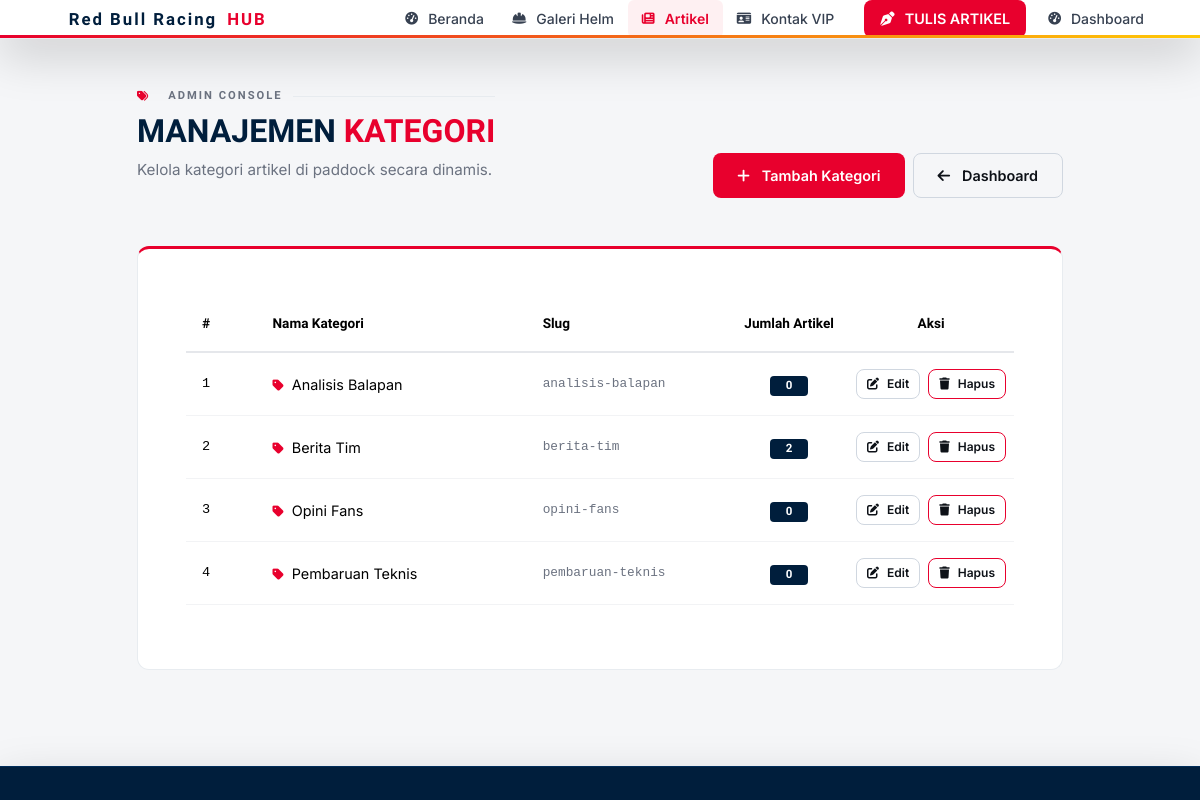
The page /artikel/kategori/ (signed in) on the database its author committed.
### artikel/models.py (models this page shows, shortened)
class Kategori(models.Model):
    nama = models.CharField(max_length=100, unique=True)
    slug = models.SlugField(max_length=100, unique=True)
    class Meta:
        verbose_name = "Kategori"
        verbose_name_plural = "Daftar Kategori"

### artikel/views.py (the view)
# urls.py: path('kategori/', views.admin_kategori_list, name='admin_kategori_list'),
@login_required(login_url='accounts:login')
@user_passes_test(is_admin, login_url='/')
def admin_kategori_list(request):
    kategoris = Kategori.objects.all().order_by('nama')
    return render(request, 'kategori_list.html', {'kategoris': kategoris})

### accounts/templatetags/auth_extras.py (called while the page is built)
def is_admin(user):
    if not user or not user.is_authenticated:
        return False
    return user.is_superuser or user.groups.filter(name='Admin').exists()

### artikel/templates/kategori_list.html (shortened to what this page needs)
{% extends 'base.html' %}
{% block content %}
<div class="row justify-content-center">
    <div class="col-lg-10">
        <div class="d-flex align-items-end justify-content-between flex-wrap gap-3 mb-5">
            <div>
                <p class="section-heading mb-2">
                    <i class="fa-solid fa-tags text-rb-red me-2"></i>Admin Console
                </p>
                <h2 class="title-f1 mb-2" style="font-size: 2rem;">Manajemen <span class="text-rb-red">Kategori</span></h2>
                <p style="color: var(--text-muted); font-size: 0.95rem;">Kelola kategori artikel di paddock secara dinamis.</p>
            </div>
            <div class="d-flex gap-2">
                <a href="{% url 'artikel:admin_kategori_create' %}" class="btn-f1">
                    <i class="fa-solid fa-plus me-1"></i> Tambah Kategori
                </a>
                <a href="{% url 'accounts:dashboard' %}" class="btn-f1-outline">
                    <i class="fa-solid fa-arrow-left me-1"></i> Dashboard
                </a>
            </div>
        </div>
        <div class="card-f1" style="border-top: 3px solid var(--rb-red);">
            <div class="p-4 p-md-5">
                <div class="table-responsive">
                    <table class="table table-hover align-middle" style="color: var(--text-primary);">
                        <thead style="background: rgba(0, 26, 60, 0.05); font-family: var(--font-brand);">
                            <tr>
                                <th scope="col" class="py-3 px-3" style="font-size: 0.85rem; font-weight: 700; border-bottom: 2px solid rgba(0,26,60,0.1); width: 10%;">#</th>
                                <th scope="col" class="py-3" style="font-size: 0.85rem; font-weight: 700; border-bottom: 2px solid rgba(0,26,60,0.1); width: 35%;">Nama Kategori</th>
                                <th scope="col" class="py-3" style="font-size: 0.85rem; font-weight: 700; border-bottom: 2px solid rgba(0,26,60,0.1); width: 25%;">Slug</th>
                                <th scope="col" class="py-3 text-center" style="font-size: 0.85rem; font-weight: 700; border-bottom: 2px solid rgba(0,26,60,0.1); width: 15%;">Jumlah Artikel</th>
                                <th scope="col" class="py-3 text-center" style="font-size: 0.85rem; font-weight: 700; border-bottom: 2px solid rgba(0,26,60,0.1); width: 15%;">Aksi</th>
                            </tr>
                        </thead>
                        <tbody>
                            {% for kat in kategoris %}
                            <tr style="border-bottom: 1px solid rgba(0,26,60,0.05); transition: background-color 0.2s;">
                                <td class="py-3 px-3 font-monospace" style="font-size: 0.85rem;">{{ forloop.counter }}</td>
                                <td class="py-3 font-semibold" style="font-size: 0.9rem;">
                                    <i class="fa-solid fa-tag text-rb-red me-2" style="font-size: 0.8rem;"></i>{{ kat.nama }}
                                </td>
                                <td class="py-3 font-monospace" style="font-size: 0.8rem; color: var(--text-muted);">{{ kat.slug }}</td>
                                <td class="py-3 text-center">
                                    <span class="badge bg-navy py-1.5 px-3" style="font-size: 0.72rem; border-radius: 4px; font-family: var(--font-brand); background-color: var(--rb-navy); color: #fff;">
                                        {{ kat.artikels.count }}
                                    </span>
                                </td>
                                <td class="py-3 text-center">
                                    <div class="d-flex justify-content-center gap-2">
                                        <a href="{% url 'artikel:admin_kategori_edit' kat.slug %}" class="btn btn-sm btn-f1-outline" style="padding: 5px 10px; font-size: 0.75rem;" title="Edit Kategori">
                                            <i class="fa-solid fa-pen-to-square"></i> Edit
                                        </a>
                                        <a href="{% url 'artikel:admin_kategori_delete' kat.slug %}" class="btn btn-sm btn-f1-outline" style="padding: 5px 10px; font-size: 0.75rem; border-color: var(--rb-red); color: var(--rb-red);" title="Hapus Kategori">
                                            <i class="fa-solid fa-trash"></i> Hapus
                                        </a>
                                    </div>
                                </td>
                            </tr>
                            {% endfor %}
                        </tbody>
                    </table>
                </div>
            </div>
        </div>
    </div>
</div>
{% endblock %}

### f1_app/templates/base.html (shortened to what this page needs)
{% load static %}
<!DOCTYPE html>
<html lang="id">
<head>
    <link href="https://cdn.jsdelivr.net/npm/bootstrap@5.3.2/dist/css/bootstrap.min.css" rel="stylesheet">
    <link href="https://cdnjs.cloudflare.com/ajax/libs/font-awesome/6.4.2/css/all.min.css" rel="stylesheet">
    <link href="{% static 'css/style.css' %}" rel="stylesheet">
</head>
<body>
    <nav class="navbar navbar-expand-lg navbar-dark navbar-f1 shadow-lg">
        <div class="container">
            <a class="navbar-brand navbar-brand-f1" href="{% url 'index' %}">
                <i class="fa-solid fa-flag-checkered text-white"></i>
                Red Bull Racing<span>HUB</span>
            </a>
            <div class="collapse navbar-collapse" id="navbarNav">
                <ul class="navbar-nav ms-auto align-items-center">
                    <li class="nav-item">
                        <a class="nav-link nav-link-f1 {% if request.resolver_match.view_name == 'index' %}active{% endif %}"
                            href="{% url 'index' %}">
                            <i class="fa-solid fa-gauge-high me-1 small"></i> Beranda
                        </a>
                    </li>
                    <li class="nav-item">
                        <a class="nav-link nav-link-f1 {% if 'galeri' in request.resolver_match.namespace %}active{% endif %}"
                            href="{% url 'galeri:galeri_list' %}">
                            <i class="fa-solid fa-helmet-safety me-1 small"></i> Galeri Helm
                        </a>
                    </li>
                    <li class="nav-item">
                        <a class="nav-link nav-link-f1 {% if 'artikel' in request.resolver_match.namespace %}active{% endif %}"
                            href="{% url 'artikel:artikel_list' %}">
                            <i class="fa-solid fa-newspaper me-1 small"></i> Artikel
                        </a>
                    </li>
                    <li class="nav-item">
                        <a class="nav-link nav-link-f1 {% if request.resolver_match.view_name == 'kontak' %}active{% endif %}"
                            href="{% url 'kontak' %}">
                            <i class="fa-solid fa-id-card me-1 small"></i> Kontak VIP
                        </a>
                    </li>
                    <li class="nav-item ms-lg-3 mt-3 mt-lg-0">
                        <a href="{% url 'artikel:artikel_tulis' %}" class="btn btn-f1 py-2 px-3 text-decoration-none">
                            <span class="skew-inner"><i class="fa-solid fa-pen-nib me-1"></i> TULIS ARTIKEL</span>
                        </a>
                    </li>
                    {% if request.user.is_authenticated %}
                    <li class="nav-item ms-lg-2 mt-3 mt-lg-0">
                        <a href="{% url 'accounts:dashboard' %}" class="nav-link nav-link-f1 {% if request.resolver_match.view_name == 'accounts:dashboard' %}active{% endif %}">
                            <i class="fa-solid fa-gauge-high me-1 small"></i> Dashboard
                        </a>
                    </li>
                    {% else %}
                    <li class="nav-item ms-lg-2 mt-3 mt-lg-0">
                        <a href="{% url 'accounts:login' %}" class="nav-link nav-link-f1">
                            <i class="fa-solid fa-right-to-bracket me-1 small"></i> Login
                        </a>
                    </li>
                    {% endif %}
                </ul>
            </div>
        </div>
    </nav>
    <main class="container main-wrapper-f1 mt-5">
        {% block content %}
        {% endblock %}
    </main>
    <div class="telemetry-ticker-bar shadow-lg">
        <div class="ticker-content">
        </div>
    </div>
</body>
</html>

### f1_app/static/css/style.css (style rules this page uses)
:root { --rb-red: #E8002D; --rb-red-dark: #C00025; --rb-red-hover: #FF1A40; --rb-yellow: #FFC906; --rb-navy: #001E3C; --rb-navy-mid: #002D5A; --rb-white: #FFFFFF; --bg-base: #F5F6F8; --bg-surface: #FFFFFF; --bg-card: #FFFFFF; --bg-card-hover: #FAFBFC; --bg-muted: #F0F2F5; --border-light: #E8ECF0; --border-mid: #D0D7E0; --text-primary: #0D1117; --text-secondary:#374151; --text-muted: #6B7280; --text-light: #9CA3AF; --font-brand: 'Orbitron', sans-serif; --font-ui: 'Inter', sans-serif; --ease-out: cubic-bezier(0.16, 1, 0.3, 1); --duration-fast: 200ms; --duration-mid: 300ms; }
*, *::before, *::after { box-sizing: border-box; }
body { font-family: var(--font-ui); background-color: var(--bg-base); color: var(--text-primary); min-height: 100vh; overflow-x: hidden; line-height: 1.6; -webkit-font-smoothing: antialiased; }
.navbar-f1 { background: var(--rb-white) !important; border-bottom: 1px solid var(--border-light); padding: 0; position: sticky; top: 0; z-index: 200; box-shadow: 0 1px 4px rgba(0,0,0,0.06); }
.navbar-f1::after { content: ''; position: absolute; bottom: 0; left: 0; width: 100%; height: 3px; background: linear-gradient(90deg, var(--rb-red) 0%, var(--rb-yellow) 100%); }
.navbar-brand-f1 { font-family: var(--font-brand); font-weight: 900; font-size: 1.05rem; letter-spacing: 2px; color: var(--rb-navy) !important; text-decoration: none; display: flex; align-items: center; gap: 10px; }
.navbar-brand-f1 span { color: var(--rb-red); }
.nav-link-f1 { font-family: var(--font-ui); font-size: 0.875rem; font-weight: 500; color: var(--text-secondary) !important; text-decoration: none; padding: 8px 14px !important; border-radius: 6px; transition: color var(--duration-fast) var(--ease-out), background var(--duration-fast) var(--ease-out); display: flex; align-items: center; gap: 6px; }
.nav-link-f1 i { font-size: 0.8rem; }
.nav-link-f1.active { color: var(--rb-red) !important; background: rgba(232, 0, 45, 0.06); font-weight: 600; }
.btn-f1 { font-family: var(--font-ui); font-weight: 600; font-size: 0.9rem; color: var(--rb-white) !important; background: var(--rb-red); border: none; padding: 11px 24px; border-radius: 8px; transition: all var(--duration-fast) var(--ease-out); display: inline-flex; align-items: center; gap: 8px; text-decoration: none; cursor: pointer; }
.btn-f1-outline { font-family: var(--font-ui); font-weight: 600; font-size: 0.9rem; color: var(--text-primary) !important; background: transparent; border: 1.5px solid var(--border-mid); padding: 10px 24px; border-radius: 8px; transition: all var(--duration-fast) var(--ease-out); display: inline-flex; align-items: center; gap: 8px; text-decoration: none; cursor: pointer; }
.skew-inner { display: inline-flex; align-items: center; gap: 6px; }
.card-f1 { background: var(--bg-card); border: 1px solid var(--border-light); border-radius: 12px; transition: border-color var(--duration-mid) var(--ease-out), box-shadow var(--duration-mid) var(--ease-out), transform var(--duration-mid) var(--ease-out); overflow: hidden; position: relative; }
.card-f1::before { content: ''; position: absolute; top: 0; left: 0; width: 100%; height: 3px; background: transparent; transition: background var(--duration-mid) var(--ease-out); }
.title-f1 { font-family: var(--font-brand); font-weight: 900; color: var(--rb-navy); text-transform: uppercase; line-height: 1.15; }
.text-rb-red { color: var(--rb-red) !important; }
.section-heading { font-family: var(--font-brand); font-size: 0.7rem; font-weight: 700; color: var(--text-muted); text-transform: uppercase; letter-spacing: 2px; margin-bottom: 20px; display: flex; align-items: center; gap: 10px; }
.section-heading::after { content: ''; flex: 1; height: 1px; background: var(--border-light); }
.telemetry-ticker-bar { background: var(--rb-navy); border-top: 1px solid var(--rb-navy-mid); padding: 8px 0; font-family: var(--font-brand); font-size: 0.65rem; font-weight: 600; letter-spacing: 1px; overflow: hidden; white-space: nowrap; position: fixed; bottom: 0; left: 0; width: 100%; z-index: 1000; color: rgba(255,255,255,0.5); }
.ticker-content { display: inline-block; animation: ticker 30s linear infinite; padding-left: 100%; }
.main-wrapper-f1 { padding-bottom: 70px; }

### rows shown on the page
Kategori: nama "Analisis Balapan", slug "analisis-balapan", artikels.count "0"
Kategori: nama "Berita Tim", slug "berita-tim", artikels.count "2"
Kategori: nama "Opini Fans", slug "opini-fans", artikels.count "0"
Kategori: nama "Pembaruan Teknis", slug "pembaruan-teknis", artikels.count "0"
